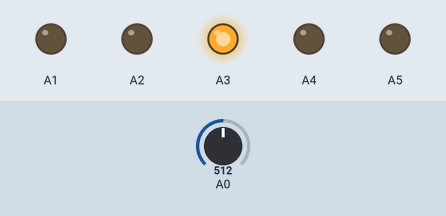
Bench run of a sketch on a simulated Arduino Uno, built with avr-gcc and run on an emulated ATmega328P. Parts: output pins drawn as LEDs (lit = HIGH). Inputs (shaded band) come from the test bench; at power-on: A0 = 512.

Above: at 1.2 s.
1.3 s: A0 set to 595
2.8 s: A0 set to 626
At 4.0 s:
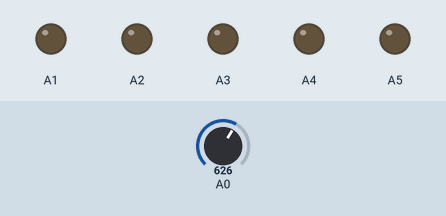
4.3 s: A0 set to 716
At 5.2 s:
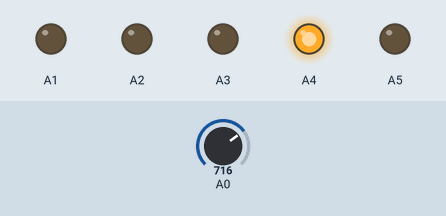
5.8 s: A0 set to 804
7.3 s: A0 set to 833
At 8.5 s:
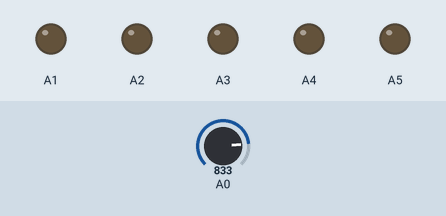
8.8 s: A0 set to 511
At 9.8 s:
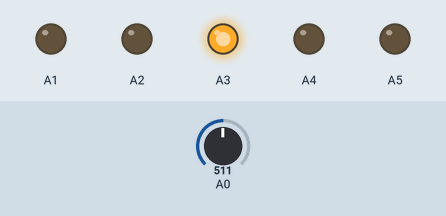
Timing chart, 0 to 11.3 s (numbered marks = the images above; inputs shaded):
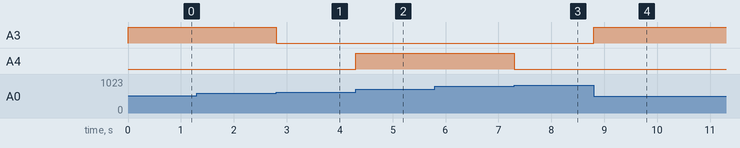

The sketch:

trem-da-alegria.ino
```cpp
void setup(){

  pinMode(A0, INPUT);

  pinMode(A1, OUTPUT);

  pinMode(A2, OUTPUT);

  pinMode(A3, OUTPUT);

  pinMode(A4, OUTPUT);

  pinMode(A5, OUTPUT);

}

void loop(){

  int sensor, LED[5], valor = 1023/5;

  sensor = analogRead(A0);

  LED[0] = map(sensor, 0, valor, 0, 1023);

  LED[1] = map(sensor, valor, valor * 2, 0, 1023);

  LED[2] = map(sensor, valor * 2, valor * 3, 0, 1023);

  LED[3] = map(sensor, valor * 3, valor * 4, 0, 1023);

  LED[4] = map(sensor, valor * 4, valor * 5, 0, 1023);

  if(sensor <= valor){

    analogWrite(A1, LED[0]);

  } else{

    analogWrite(A1, 0);

  }   if(sensor > valor && sensor <= valor * 2){

    analogWrite(A2, LED[1]);

  } else{

    analogWrite(A2,0);

  }   if(sensor > valor * 2 && sensor <= valor * 3){

    analogWrite(A3, LED[2]);

  } else{

    analogWrite(A3, 0);

  }   if(sensor > valor * 3 && sensor <= valor * 4){

    analogWrite(A4, LED[3]);

  } else{

    analogWrite(A4, 0);

  }   if(sensor > valor * 4 && sensor <= valor * 5){

    analogWrite(A5, LED[4]);

  } else{

    analogWrite(A5, 0);

  }

}
```

Measured:
- the behaviour switches between 612 and 613 on A0 (found by bisection; images 0 and 1)
- the behaviour switches between 816 and 817 on A0 (found by bisection; images 2 and 3)
- after the input at 1.3 s, every drawn part: stays the same
- after the input at 2.8 s, A3: HIGH → LOW at once
- after the input at 4.3 s, A4: LOW → HIGH at once
- after the input at 5.8 s, every drawn part: stays the same
- after the input at 7.3 s, A4: HIGH → LOW at once
- after the input at 8.8 s, A3: LOW → HIGH at once
